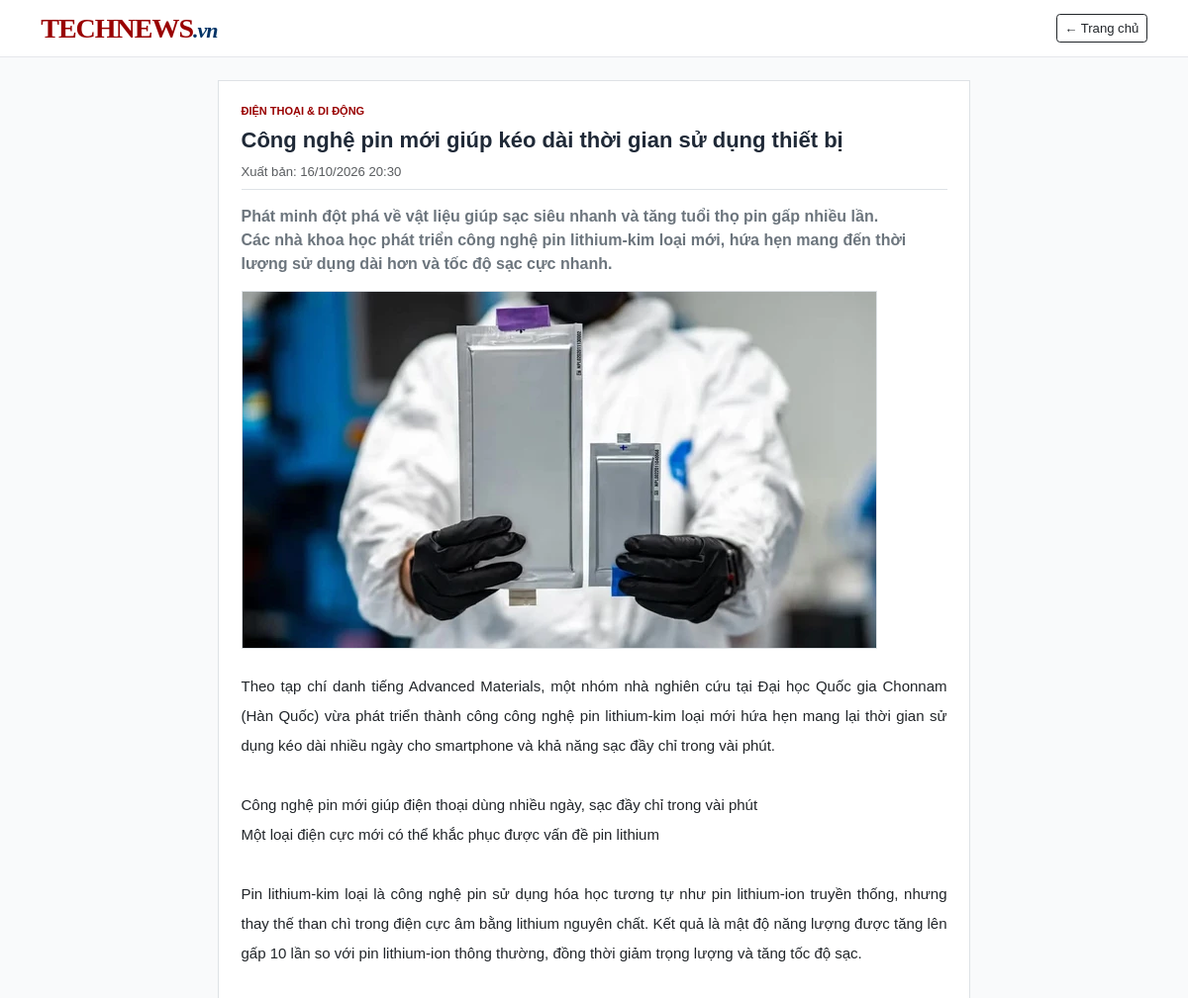
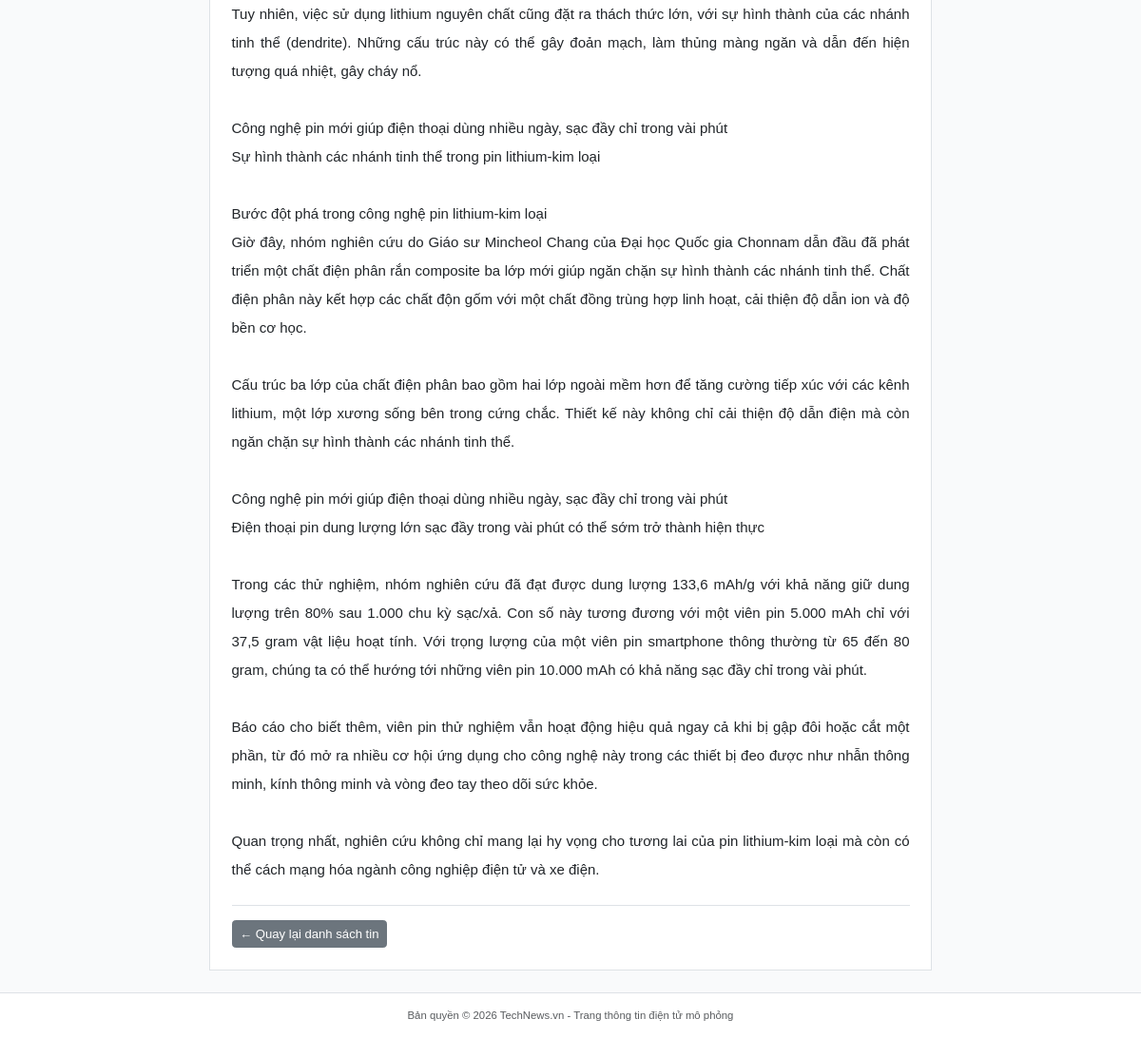
The page /detail.php?id=5 on the database its author committed (2 pictures, top to bottom).
### tables this page shows
CREATE TABLE `posts` (
  `id` int(11) NOT NULL,
  `category_id` int(11) NOT NULL,
  `title` varchar(255) NOT NULL,
  `summary` text NOT NULL,
  `content` longtext NOT NULL,
  `image` varchar(255) NOT NULL DEFAULT 'default.jpg',
  `created_at` datetime NOT NULL DEFAULT current_timestamp(),
  `views` int(11) NOT NULL DEFAULT 0,
  `status` tinyint(1) NOT NULL DEFAULT 1
);

CREATE TABLE `categories` (
  `id` int(11) NOT NULL,
  `name` varchar(100) NOT NULL
);

### detail.php (the view, shortened to what this page needs)
<?php
require_once 'db.php';
$id = isset($_GET['id']) ? (int)$_GET['id'] : 0;
$stmt = mysqli_prepare($conn, "SELECT posts.*, categories.name AS cat_name
                               FROM posts
                               JOIN categories ON posts.category_id = categories.id
                               WHERE posts.id = ?");
mysqli_stmt_bind_param($stmt, "i", $id);
mysqli_stmt_execute($stmt);
$result = mysqli_stmt_get_result($stmt);
$post = mysqli_fetch_assoc($result);
?>
<!DOCTYPE html>
<html lang="vi">
<head>
    <link href="https://cdn.jsdelivr.net/npm/bootstrap@5.3.0/dist/css/bootstrap.min.css" rel="stylesheet">
    <link href="css/style.css" rel="stylesheet">
</head>
<body>
    <div class="main-wrapper">
        <header class="site-header py-2">
            <div class="container d-flex justify-content-between align-items-center">
                <a href="index.php" class="site-logo">TECHNEWS<span>.vn</span></a>
                <a href="index.php" class="btn btn-sm btn-outline-dark">&larr; Trang chủ</a>
            </div>
        </header>
        <div class="container my-4">
            <div class="row justify-content-center">
                <div class="col-lg-8 bg-white border p-4">
                    <div class="article-category mb-2"><?= htmlspecialchars($post['cat_name']) ?></div>
                    <h1 class="lead-article-title mb-2"><?= htmlspecialchars($post['title']) ?></h1>
                    <div class="small text-muted border-bottom pb-2 mb-3">
                        Xuất bản: <?= date('d/m/Y H:i', strtotime($post['created_at'])) ?>
                    </div>
                    <p class="fw-bold text-secondary mb-3" style="font-size: 16px;">
                        <?= nl2br(htmlspecialchars($post['summary'])) ?>
                    </p>
                    <div class="mb-4 text-center">
                        <img src="uploads/<?= !empty($post['image']) ? $post['image'] : 'default.jpg' ?>"
                             class="img-fluid border" alt="Ảnh minh họa" onerror="this.src='uploads/default.jpg'">
                    </div>
                    <div class="fs-6 lh-lg mb-4 text-dark" style="text-align: justify;">
                        <?= nl2br(htmlspecialchars($post['content'])) ?>
                    </div>
                    <div class="border-top pt-3">
                        <a href="index.php" class="btn btn-sm btn-secondary">&larr; Quay lại danh sách tin</a>
                    </div>
                </div>
            </div>
        </div>
    </div>
    <footer class="site-footer py-3 text-center border-top">
        <div class="container small text-muted">
            Bản quyền &copy; 2026 TechNews.vn - Trang thông tin điện tử mô phỏng
        </div>
    </footer>
</body>
</html>

### css/style.css (style rules this page uses)
:root { --primary-red: #990000; --primary-hover: #7a0000; --navy-blue: #003366; --text-dark: #1f2937; --text-muted: #555555; --border-gray: #e5e7eb; --bg-page: #f9fafb; }
html, body { height: 100%; margin: 0; padding: 0; background-color: var(--bg-page); color: var(--text-dark); font-family: Arial, "Helvetica Neue", "Segoe UI", sans-serif; font-size: 15px; line-height: 1.5; }
body { display: flex; flex-direction: column; min-height: 100vh; }
.main-wrapper { flex: 1 0 auto; }
footer { flex-shrink: 0; }
img { max-width: 100%; height: auto; display: block; }
.site-header { background-color: #ffffff; border-bottom: 1px solid var(--border-gray); }
.site-logo { font-family: Georgia, "Times New Roman", serif; font-size: 28px; font-weight: 700; color: var(--primary-red); text-decoration: none; letter-spacing: -1px; }
.site-logo span { color: var(--navy-blue); font-style: italic; font-size: 22px; }
.lead-article-title { font-size: 22px; font-weight: 700; line-height: 1.3; }
.article-category { font-size: 11px; font-weight: 700; color: var(--primary-red); text-transform: uppercase; margin-bottom: 5px; text-decoration: none; }
.site-footer { background-color: #ffffff; border-top: 2px solid var(--navy-blue); font-size: 13px; color: #444; }

### rows shown on the page
posts: category.name "ĐIỆN THOẠI & DI ĐỘNG", title "Công nghệ pin mới giúp kéo dài thời gian sử dụng thiết bị", created_at "16/10/2026 20:30", summary "Phát minh đột phá về vật liệu giúp sạc siêu nhanh và tăng tuổi thọ pin gấp nhiều lần. Các nhà khoa học phát triển công nghệ pin lithium-kim loại mới, hứa hẹn mang đến thời lượng sử dụng dài hơn và tốc độ sạc cực nhanh.", image (picture), content "Theo tạp chí danh tiếng Advanced Materials, một nhóm nhà nghiên cứu tại Đại học Quốc gia Chonnam (Hàn Quốc) vừa phát triển thành công công nghệ pin lithium-kim loại mới hứa hẹn mang lại thời gian sử dụng kéo dài nhiều ngày cho smartphone và khả năng sạc đầy chỉ trong vài phút. Công nghệ pin mới giúp điện thoại dùng nhiều ngày, sạc đầy chỉ trong vài phút Một loại điện cực mới có thể khắc phục được vấn đề pin lithium Pin lithium-kim loại là công nghệ pin sử dụng hóa học tương tự như pin lithium-ion truyền thống, nhưng thay thế than chì trong điện cực âm bằng lithium nguyên chất. Kết quả là mật độ năng lượng được tăng lên gấp 10 lần so với pin lithium-ion thông thường, đồng thời giảm trọng…"
